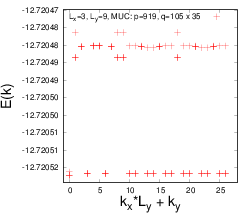

The script that saved this image:
set xrange [-1:28]
set yrange [-12.7205191695155:-12.7204698299142]
set xlabel "k_x*L_y + k_y" font "Helvetica,28"
set ylabel "E(k)" font "Helvetica,28"
#set size 1.0, 0.6
set terminal postscript eps size 3.5,3 enhanced colour "Helvetica" 16
set output "fermions_hofstadter_X_105_Y_35_q_919_n_9_x_3_y_9_u_10_gx_0_gy_0_ext.eps"
plot "fermions_hofstadter_X_105_Y_35_q_919_n_9_x_3_y_9_u_10_gx_0_gy_0_ext.dat" using ($1*9+$2):3 title "L_x=3, L_y=9, MUC: p=919, q=105 x 35" with points lc rgbcolor "red" lt 6 pt 1 ps 2
